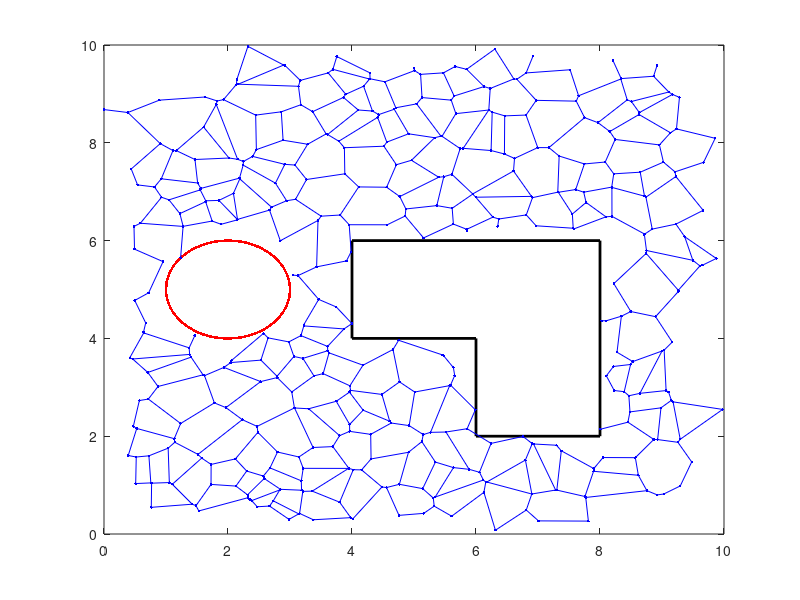

MATLAB code for this plot: (Note: this script raises an error after producing the figure.)
% function xy_opt_path = VoronoiPathPlanning()
% xy_opt_path = VoronoiPathPlanning()
% Comments about used variables :
% MISC
%
% 
clear
close all; 
clc;

%% starting point
xy_start = [1 1];
xy_dest  = [8 9];

%% area of interest (AOI)
x_min = 0; x_max = 10;
y_min = 0; y_max = 10;

num_sample = 300;

xn = rand(1,num_sample)*(x_max-x_min) + x_min;
yn = rand(1,num_sample)*(y_max-y_min) + y_min;

%% circluar obstacle
th=0:0.01:2*pi;
c_cx = 2; c_cy = 5; c_r = 1;  
xc=c_r*cos(th)+c_cx;
yc=c_r*sin(th)+c_cy;

figure(1); clf; % just creating figure for later

%% draw sampling points
plot(xn,yn,'b.');
hold on;
%keyboard

%% draw circular obstacle
plot(xc,yc,'r.');
%keyboard

%% divide region using voronoi
[vx,vy] = voronoi(xn,yn);

%% reject points outside the AOI
idx = (vx(1,:) < x_min) | (vx(2,:) < x_min);
vx(:,idx) = [];
vy(:,idx) = [];
idx = (vx(1,:) > x_max) | (vx(2,:) > x_max);
vx(:,idx) = [];
vy(:,idx) = [];
idx = (vy(1,:) < y_min) | (vy(2,:) < y_min);
vx(:,idx) = [];
vy(:,idx) = [];
idx = (vy(1,:) > y_max) | (vy(2,:) > y_max);
vx(:,idx) = [];
vy(:,idx) = [];

plot(vx,vy,'b-');
axis([x_min x_max y_min y_max]);
%keyboard

%% clear figure
clf;
%% draw circular obstacle
plot(xc,yc,'r.');
hold on;

%% remove vertrices inside the circular obstacle
vx1=vx(1,:);
vy1=vy(1,:);
r_sq = (vx1-c_cx).^2 + (vy1-c_cy).^2; % calculate distance^2 to circle
idx1 = find(r_sq < c_r^2);  % if distance^2 is less then radius^2, ind1

vx2=vx(2,:);
vy2=vy(2,:);
r_sq =(vx2 - c_cx).^2+(vy2-c_cy).^2; % calculate distance^2 to circle
idx2=find(r_sq < c_r^2);    % if distance^2 is less then radius^2, ind2

idx=union(idx1,idx2);
vx_new=vx; vx_new(:,idx)=[]; % remove found indexes from original vx
vy_new=vy; vy_new(:,idx)=[]; % remove found indexes from original vy
plot(vx_new,vy_new,'b.-');
%keyboard

%% polygon ostacle
xv = [4; 4; 8; 8; 6; 6; 4]; % start & end is the same !
yv = [4; 6; 6; 2; 2; 4; 4]; % start & end is the same !
plot(xv,yv,'k-','LineWidth',2);
%keyboard

%% redraw obstacles
clf;
plot(xc,yc,'r.'); hold on;
plot(vx_new,vy_new,'b.-');
plot(xv,yv,'k-','LineWidth',2);

%% find the points inside the polygon
vx=vx_new(1,:);
vy=vy_new(1,:);
in = inpolygon(vx,vy,xv,yv);
plot(vx(in),vy(in),'r.');
vx_new(:,in)=[];
vy_new(:,in)=[];
%keyboard

vx=vx_new(2,:);
vy=vy_new(2,:);
in = inpolygon(vx,vy,xv,yv);
plot(vx(in),vy(in),'g.');
vx_new(:,in)=[];
vy_new(:,in)=[];
%keyboard

%% draw the network
clf;
plot(xc,yc,'r.'); hold on;
plot(xv,yv, 'k-','LineWidth',2); 
plot(vx_new,vy_new,'b.-');

%% add starting point
vx_all = vx_new(:);
vy_all = vy_new(:);

dr = kron(ones(length(vx_all),1),xy_start) - [vx_all vy_all];
[min_val, min_id] = min(sum(dr.^2,2));

vx_new = [vx_new [xy_start(1); vx_all(min_id)]];
vy_new = [vy_new [xy_start(2); vy_all(min_id)]];


%% add destination point
dr = kron(ones(length(vx_all),1),xy_dest) - [vx_all vy_all];
[min_val, min_id] = min(sum(dr.^2,2));

vx_new = [vx_new [xy_dest(1); vx_all(min_id)]];
vy_new = [vy_new [xy_dest(2); vy_all(min_id)]];

%% construct graph
xy_all = unique([vx_new(:) vy_new(:)], 'rows');
dv = [vx_new(1,:); vy_new(1,:)] - [vx_new(2,:); vy_new(2,:)];
edge_dist = sqrt(sum(dv.^2));

G = sparse(size(xy_all,1),size(xy_all,1));

for kdx = 1:length(edge_dist)
    xy_s = [vx_new(1,kdx) vy_new(1,kdx)];
    idx = find(sum((xy_all-kron(ones(size(xy_all,1),1),xy_s)).^2,2)==0);
    xy_d = [vx_new(2,kdx) vy_new(2,kdx)];
    jdx = find(sum((xy_all-kron(ones(size(xy_all,1),1),xy_d)).^2,2)==0);
    G(idx,jdx) = edge_dist(kdx);
    G(jdx,idx) = edge_dist(kdx);
end

%% starting index and destination index
st_idx = find(sum((xy_all-kron(ones(size(xy_all,1),1),xy_start)).^2,2)==0);
dest_idx = find(sum((xy_all-kron(ones(size(xy_all,1),1),xy_dest)).^2,2)==0);

%% dijestra's algoritm to find shortes path
[dist,path,pred] = graphshortestpath(G,st_idx,dest_idx);
xy_opt_path = xy_all(path,:);

%% plot optimal path
plot(xy_opt_path(:,1),xy_opt_path(:,2), 'go-','LineWidth',2);
% end